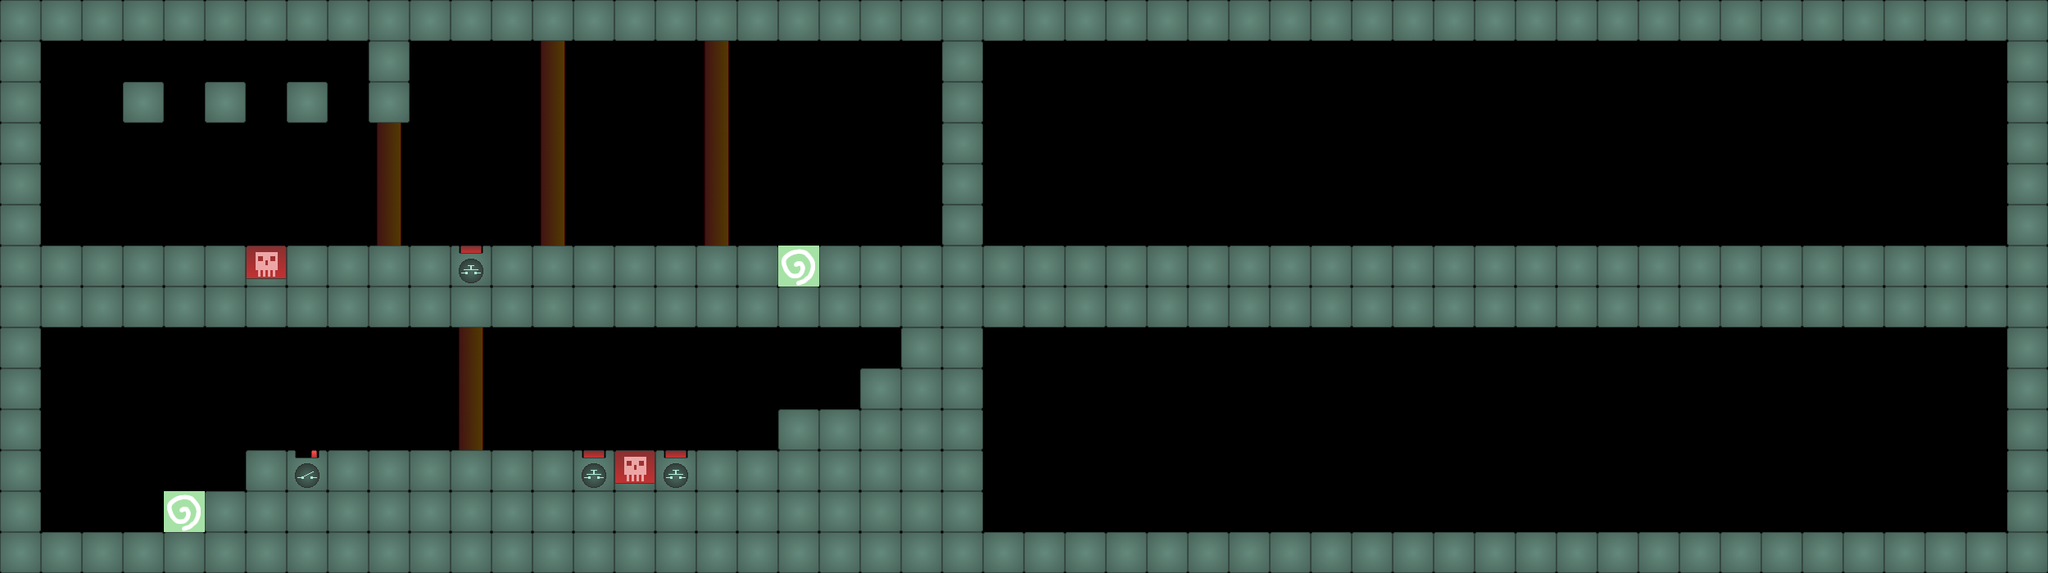

A level layout from a 2D game, rendered from its tile map. Below: a short description, then the map file with its tile-grid data intact:
An orthogonal 50x14 tile map with 50x50 px tiles, 1 tile layer (Tile Layer 1).

<map version="1.0" orientation="orthogonal" width="50" height="14" tilewidth="50" tileheight="50">
 <tileset firstgid="1" name="Aina2" tilewidth="50" tileheight="50">
  <image source="newtileset.png" trans="ff00ff" width="1400" height="50" />
 </tileset>
 <layer name="Tile Layer 1" width="50" height="14">
  <data encoding="csv">
1,1,1,1,1,1,1,1,1,1,1,1,1,1,1,1,1,1,1,1,1,1,1,1,1,1,1,1,1,1,1,1,1,1,1,1,1,1,1,1,1,1,1,1,1,1,1,1,1,1,
1,0,0,0,0,0,0,0,0,1,0,0,0,14,0,0,0,13,0,0,0,0,0,1,0,0,0,0,0,0,0,0,0,0,0,0,0,0,0,0,0,0,0,0,0,0,0,0,0,1,
1,0,0,1,0,1,0,1,0,1,0,0,0,14,0,0,0,13,0,0,0,0,0,1,0,0,0,0,0,0,0,0,0,0,0,0,0,0,0,0,0,0,0,0,0,0,0,0,0,1,
1,0,0,0,0,0,0,0,0,12,0,0,0,14,0,0,0,13,0,0,0,0,0,1,0,0,0,0,0,0,0,0,0,0,0,0,0,0,0,0,0,0,0,0,0,0,0,0,0,1,
1,0,0,0,0,0,0,0,0,12,0,0,0,14,0,0,0,13,0,0,0,0,0,1,0,0,0,0,0,0,0,0,0,0,0,0,0,0,0,0,0,0,0,0,0,0,0,0,0,1,
1,0,0,0,0,0,0,0,0,12,0,0,0,14,0,0,0,13,0,0,0,0,0,1,0,0,0,0,0,0,0,0,0,0,0,0,0,0,0,0,0,0,0,0,0,0,0,0,0,1,
1,1,1,1,1,1,22,1,1,1,1,20,1,1,1,1,1,1,1,23,1,1,1,1,1,1,1,1,1,1,1,1,1,1,1,1,1,1,1,1,1,1,1,1,1,1,1,1,1,1,
1,1,1,1,1,1,1,1,1,1,1,1,1,1,1,1,1,1,1,1,1,1,1,1,1,1,1,1,1,1,1,1,1,1,1,1,1,1,1,1,1,1,1,1,1,1,1,1,1,1,
1,0,0,0,0,0,0,0,0,0,0,15,0,0,0,0,0,0,0,0,0,0,1,1,0,0,0,0,0,0,0,0,0,0,0,0,0,0,0,0,0,0,0,0,0,0,0,0,0,1,
1,0,0,0,0,0,0,0,0,0,0,15,0,0,0,0,0,0,0,0,0,1,1,1,0,0,0,0,0,0,0,0,0,0,0,0,0,0,0,0,0,0,0,0,0,0,0,0,0,1,
1,0,0,0,0,0,0,0,0,0,0,15,0,0,0,0,0,0,0,1,1,1,1,1,0,0,0,0,0,0,0,0,0,0,0,0,0,0,0,0,0,0,0,0,0,0,0,0,0,1,
1,0,0,0,0,0,1,2,1,1,1,1,1,1,18,22,19,1,1,1,1,1,1,1,0,0,0,0,0,0,0,0,0,0,0,0,0,0,0,0,0,0,0,0,0,0,0,0,0,1,
1,0,0,0,23,1,1,1,1,1,1,1,1,1,1,1,1,1,1,1,1,1,1,1,0,0,0,0,0,0,0,0,0,0,0,0,0,0,0,0,0,0,0,0,0,0,0,0,0,1,
1,1,1,1,1,1,1,1,1,1,1,1,1,1,1,1,1,1,1,1,1,1,1,1,1,1,1,1,1,1,1,1,1,1,1,1,1,1,1,1,1,1,1,1,1,1,1,1,1,1
</data>
 </layer>
</map>
